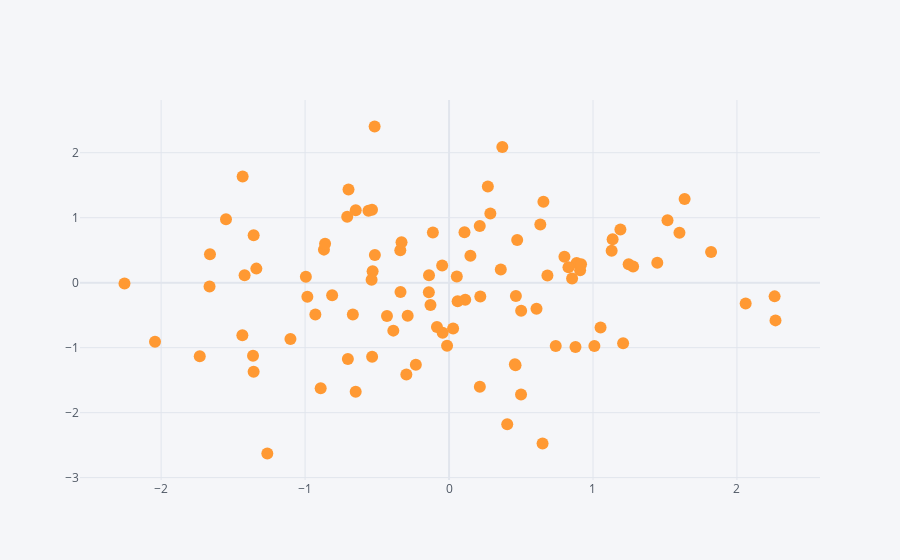

The cell this chart's notebook holds for it:
### Code cell
df.iplot(x='A',y='B',mode = 'markers') #Marker mode means representation in dots 
#We can use the above code to compare both columns using graph
